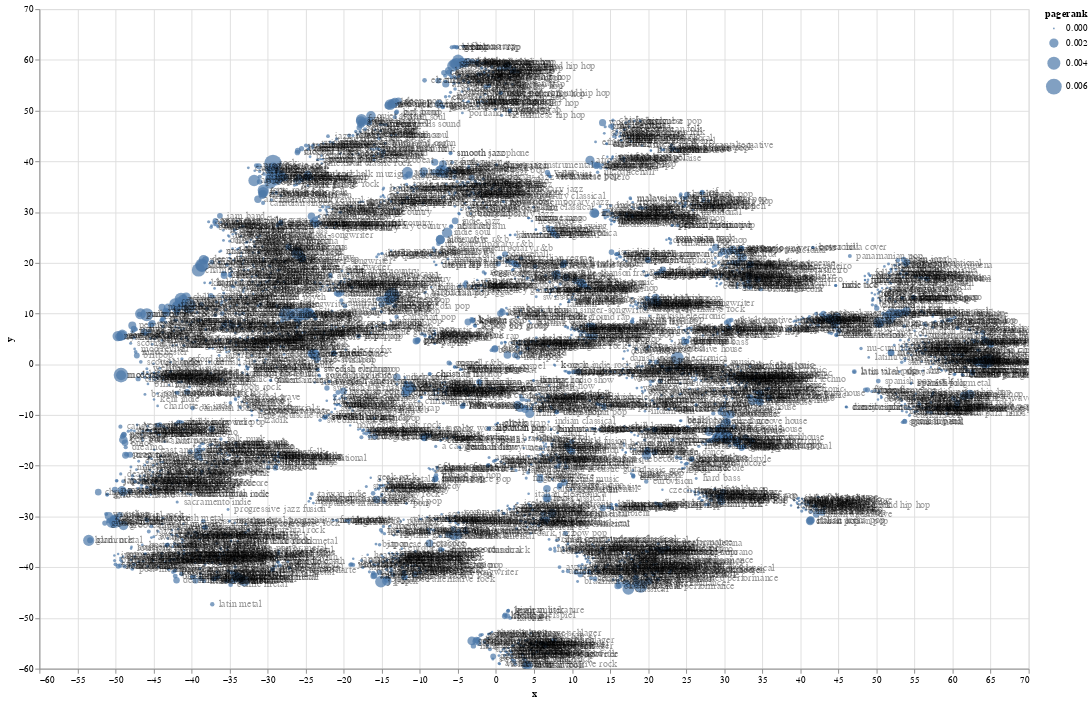

Notebook source saved alongside this figure:
### Code cell
(plot + text).add_selection(zoom_scale)

### Figure 1 — Vega-Lite specification as saved in the notebook (floating-point values rounded to 4 significant figures; data arrays with more than 128 entries replaced by an {"elided": "..."} marker saying what was removed)
{"config": {"view": {"continuousWidth": 400, "continuousHeight": 300}}, "layer": [{"mark": "circle", "encoding": {"size": {"type": "quantitative", "field": "pagerank"}, "x": {"type": "quantitative", "field": "x"}, "y": {"type": "quantitative", "field": "y"}}, "height": 720, "selection": {"selector005": {"type": "interval", "bind": "scales"}}, "width": 1080}, {"mark": {"type": "text", "align": "left", "baseline": "middle", "dx": 7}, "encoding": {"opacity": {"value": 0.4}, "text": {"type": "nominal", "field": "name"}, "x": {"type": "quantitative", "field": "x"}, "y": {"type": "quantitative", "field": "y"}}, "height": 720, "width": 1080}], "data": {"name": "data-169d89471c4a555168c5f5e66702d3d7"}, "$schema": "https://vega.github.io/schema/vega-lite/v4.8.1.json", "datasets": {"data-169d89471c4a555168c5f5e66702d3d7": {"elided": "2919 records"}}}
